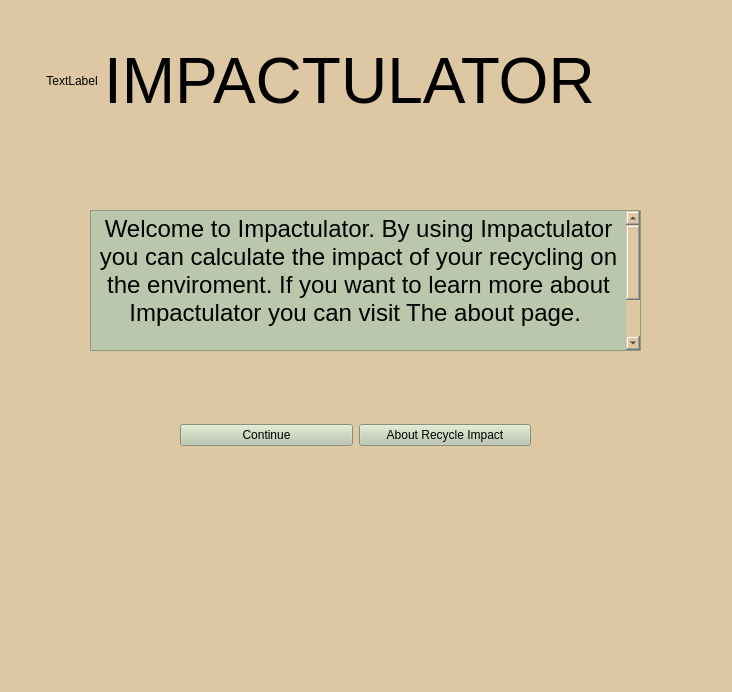
<?xml version="1.0" encoding="UTF-8"?>
<ui version="4.0">
 <class>MainWindow</class>
 <widget class="QMainWindow" name="MainWindow">
  <property name="geometry">
   <rect>
    <x>0</x>
    <y>0</y>
    <width>732</width>
    <height>692</height>
   </rect>
  </property>
  <property name="windowTitle">
   <string>MainWindow</string>
  </property>
  <property name="styleSheet">
   <string notr="true">background-color: rgb(222, 199, 163);</string>
  </property>
  <widget class="QWidget" name="centralwidget">
   <widget class="QLabel" name="label_3">
    <property name="geometry">
     <rect>
      <x>-80</x>
      <y>470</y>
      <width>821</width>
      <height>271</height>
     </rect>
    </property>
    <property name="text">
     <string>TextLabel</string>
    </property>
   </widget>
   <widget class="QTextBrowser" name="textBrowser">
    <property name="geometry">
     <rect>
      <x>90</x>
      <y>210</y>
      <width>551</width>
      <height>141</height>
     </rect>
    </property>
    <property name="styleSheet">
     <string notr="true">background-color: rgb(186, 199, 172);</string>
    </property>
    <property name="html">
     <string>&lt;!DOCTYPE HTML PUBLIC &quot;-//W3C//DTD HTML 4.0//EN&quot; &quot;http://www.w3.org/TR/REC-html40/strict.dtd&quot;&gt;
&lt;html&gt;&lt;head&gt;&lt;meta name=&quot;qrichtext&quot; content=&quot;1&quot; /&gt;&lt;meta charset=&quot;utf-8&quot; /&gt;&lt;style type=&quot;text/css&quot;&gt;
p, li { white-space: pre-wrap; }
&lt;/style&gt;&lt;/head&gt;&lt;body style=&quot; font-family:'.AppleSystemUIFont'; font-size:13pt; font-weight:400; font-style:normal;&quot;&gt;
&lt;p align=&quot;center&quot; style=&quot; margin-top:0px; margin-bottom:0px; margin-left:0px; margin-right:0px; -qt-block-indent:0; text-indent:0px;&quot;&gt;&lt;span style=&quot; font-size:18pt;&quot;&gt;Welcome to Impactulator. By using Impactulator you can calculate the impact of your recycling on the enviroment. If you want to learn more about Impactulator you can visit The about page. &lt;/span&gt;&lt;/p&gt;
&lt;p align=&quot;center&quot; style=&quot;-qt-paragraph-type:empty; margin-top:0px; margin-bottom:0px; margin-left:0px; margin-right:0px; -qt-block-indent:0; text-indent:0px; font-size:18pt;&quot;&gt;&lt;br /&gt;&lt;/p&gt;
&lt;p align=&quot;center&quot; style=&quot; margin-top:0px; margin-bottom:0px; margin-left:0px; margin-right:0px; -qt-block-indent:0; text-indent:0px;&quot;&gt;&lt;span style=&quot; font-size:18pt;&quot;&gt;If you're ready to calculate go ahead and continue!&lt;/span&gt;&lt;/p&gt;&lt;/body&gt;&lt;/html&gt;</string>
    </property>
   </widget>
   <widget class="QWidget" name="">
    <property name="geometry">
     <rect>
      <x>180</x>
      <y>400</y>
      <width>351</width>
      <height>71</height>
     </rect>
    </property>
    <layout class="QHBoxLayout" name="horizontalLayout_2">
     <item>
      <widget class="QPushButton" name="pushButton">
       <property name="styleSheet">
        <string notr="true">background-color: rgb(186, 199, 172);</string>
       </property>
       <property name="text">
        <string>Continue</string>
       </property>
      </widget>
     </item>
     <item>
      <widget class="QPushButton" name="pushButton_2">
       <property name="styleSheet">
        <string notr="true">background-color: rgb(186, 199, 172);</string>
       </property>
       <property name="text">
        <string>About Recycle Impact</string>
       </property>
      </widget>
     </item>
    </layout>
   </widget>
   <widget class="QWidget" name="">
    <property name="geometry">
     <rect>
      <x>0</x>
      <y>10</y>
      <width>791</width>
      <height>141</height>
     </rect>
    </property>
    <layout class="QHBoxLayout" name="horizontalLayout">
     <item>
      <widget class="QLabel" name="label_2">
       <property name="text">
        <string>              TextLabel</string>
       </property>
      </widget>
     </item>
     <item>
      <widget class="QLabel" name="label">
       <property name="font">
        <font>
         <pointsize>48</pointsize>
        </font>
       </property>
       <property name="text">
        <string>IMPACTULATOR      </string>
       </property>
      </widget>
     </item>
     <item>
      <widget class="QLabel" name="label_4">
       <property name="text">
        <string>           TextLabel</string>
       </property>
      </widget>
     </item>
    </layout>
   </widget>
  </widget>
  <widget class="QMenuBar" name="menubar">
   <property name="geometry">
    <rect>
     <x>0</x>
     <y>0</y>
     <width>732</width>
     <height>22</height>
    </rect>
   </property>
  </widget>
 </widget>
 <resources/>
 <connections/>
</ui>
